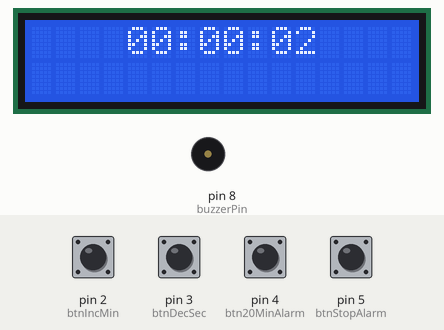
Recording of a sketch running on a simulated Arduino Uno, built with avr-gcc and run on an emulated ATmega328P. Shown: 16×2 character LCD, buzzer (waves = sounding, pin HIGH). The inputs (shaded band) are chosen by the test bench; at power-on: pin 2 (btnIncMin), pin 3 (btnDecSec), pin 4 (btn20MinAlarm), pin 5 (btnStopAlarm) HIGH.

Above: at 8.3 s.
8.4 s: pin 4 (btn20MinAlarm) pulled LOW for 0.15 s
At 9.9 s:
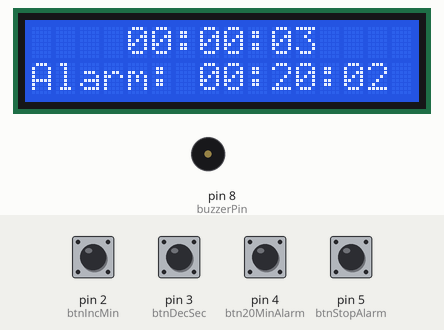
11.5 s: pin 2 (btnIncMin) pulled LOW for 0.15 s
At 14.5 s:
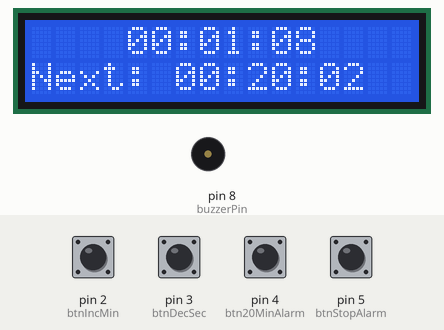
14.6 s: pin 3 (btnDecSec) pulled LOW for 1 s
At 16.5 s:
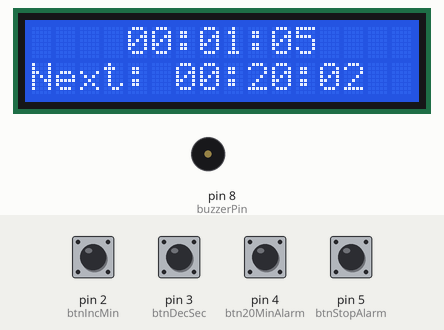
18.6 s: pin 2 (btnIncMin) pulled LOW for 1 s
At 21.2 s:
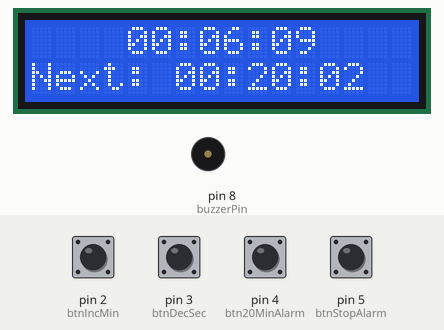
21.9 s: pin 4 (btn20MinAlarm) pulled LOW for 1 s
At 23.2 s:
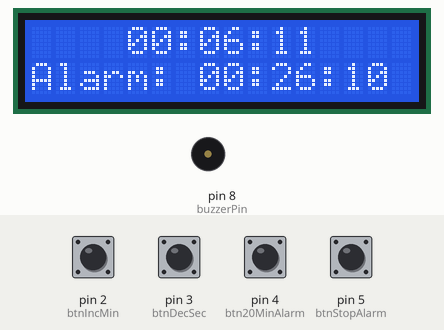
24.4 s: pin 3 (btnDecSec) pulled LOW for 0.15 s
At 25.4 s:
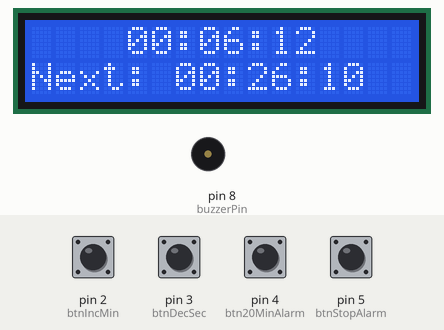
Timing chart, 0 to 27.4 s (numbered marks = the images above; inputs shaded):
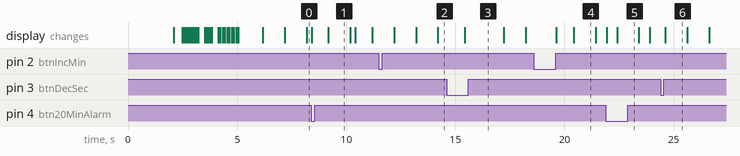

Measured:
- after the input at 8.4 s, the display: first changes at once (image 1 shows a later state)
- after the input at 21.9 s, the display: first changes at once (image 5 shows a later state)
- what the display in image 1 shows lasts 1.0 s, from 9.2 s to 10.2 s

The sketch:

DigitalClockV2.ino
```cpp
#include <Wire.h>
#include <LiquidCrystal_I2C.h>

LiquidCrystal_I2C lcd(0x27, 16, 2);

// Clock time
int hour = 0, minute = 0, second = 0;

// Static alarms
const int NUM_ALARMS = 9;
int alarmHours[NUM_ALARMS]   = {4, 4, 4, 4, 5, 15, 17, 19, 22};
int alarmMinutes[NUM_ALARMS] = {50, 55, 57, 59, 0, 0, 30, 0, 30};
bool staticAlarmTriggered[NUM_ALARMS] = {false};

// Temporary alarm
int tempAlarmHour = -1, tempAlarmMinute = -1, tempAlarmSecond = -1;
bool tempAlarmSet = false;

// Buzzer
const int buzzerPin = 8;
bool buzzerActive = false;
unsigned long buzzerStartMillis = 0;

// Time update
unsigned long previousSecondMillis = 0;
const unsigned long secondInterval = 1000;
String lastDisplayedTime = "";

// Buttons
const int btnIncMin     = 2;
const int btnDecSec     = 3;
const int btn20MinAlarm = 4;  // D4
const int btnStopAlarm  = 5;  // D5

// D5 logic
unsigned long d5PressStart = 0;
bool d5Holding = false;
bool d5DismissedThisHold = false;

// D4 state
bool d4PrevState = HIGH;

// Message system
String messageText = "";
unsigned long messageStartTime = 0;
unsigned long messageDurationMs = 0;

// Function prototypes
String formatDigits(int n);
void showMessageBottom(String msg, unsigned long duration = 2000);

void setup() {
  lcd.begin(16, 2);
  lcd.backlight();

  pinMode(buzzerPin, OUTPUT);
  digitalWrite(buzzerPin, LOW);

  pinMode(btnIncMin,     INPUT_PULLUP);
  pinMode(btnDecSec,     INPUT_PULLUP);
  pinMode(btn20MinAlarm, INPUT_PULLUP);
  pinMode(btnStopAlarm,  INPUT_PULLUP);

  splashScreen();
}

void loop() {
  unsigned long now = millis();

  handleButtons();

  if (now - previousSecondMillis >= secondInterval) {
    previousSecondMillis = now;
    updateTime();
    checkAlarms();
    updateDisplay();
  }

  if (buzzerActive && now - buzzerStartMillis >= 30000) {
    digitalWrite(buzzerPin, LOW);
    buzzerActive = false;
  }

  // Clear bottom message after timeout
  if (millis() - messageStartTime > messageDurationMs && messageText != "") {
    lcd.setCursor(0, 1);
    lcd.print("                ");
    messageText = "";
  }
}

void handleButtons() {
  unsigned long now = millis();

  // +1 minute
  if (digitalRead(btnIncMin) == LOW) {
    minute = (minute + 1) % 60;
    if (minute == 0) hour = (hour + 1) % 24;
    delay(200);
  }

  // -1 second
  if (digitalRead(btnDecSec) == LOW) {
    if (second > 0) second--;
    else {
      second = 59;
      if (minute > 0) minute--;
      else {
        minute = 59;
        hour = (hour > 0 ? hour - 1 : 23);
      }
    }
    delay(200);
  }

  // D5 (Stop alarm or dismiss temp alarm)
  bool d5Pressed = digitalRead(btnStopAlarm) == LOW;
  if (d5Pressed) {
    if (!d5Holding) {
      d5PressStart = now;
      d5Holding = true;
      d5DismissedThisHold = false;
    }

    unsigned long heldTime = now - d5PressStart;
    if (heldTime >= 10000 && !d5DismissedThisHold) {
      if (tempAlarmSet) {
        tempAlarmSet = false;
        digitalWrite(buzzerPin, LOW);
        buzzerActive = false;
        showMessageBottom(" Alarm Dismissed ");
      }
      d5DismissedThisHold = true;
    }
  } else {
    if (d5Holding) {
      unsigned long heldTime = now - d5PressStart;
      d5Holding = false;
      if (heldTime < 10000) {
        if (buzzerActive) {
          digitalWrite(buzzerPin, LOW);
          buzzerActive = false;
          showMessageBottom(" Alarm Stopped   ");
        }
      }
    }
  }

  // D4 (Set alarm 20 mins from now)
  bool d4CurrState = digitalRead(btn20MinAlarm);
  if (d4PrevState == HIGH && d4CurrState == LOW) {
    // Button just pressed
    tempAlarmHour = hour;
    tempAlarmMinute = minute;
    tempAlarmSecond = second;

    tempAlarmMinute += 20;
    if (tempAlarmMinute >= 60) {
      tempAlarmMinute -= 60;
      tempAlarmHour = (tempAlarmHour + 1) % 24;
    }

    tempAlarmSet = true;

    showMessageBottom("Alarm: " + formatDigits(tempAlarmHour) + ":" +
                                formatDigits(tempAlarmMinute) + ":" +
                                formatDigits(tempAlarmSecond));
  }
  d4PrevState = d4CurrState;
}

void updateTime() {
  second++;
  if (second >= 60) {
    second = 0;
    minute++;
    if (minute >= 60) {
      minute = 0;
      hour = (hour + 1) % 24;
    }
  }
}

void checkAlarms() {
  for (int i = 0; i < NUM_ALARMS; i++) {
    if (hour == alarmHours[i] && minute == alarmMinutes[i] && second == 0 && !staticAlarmTriggered[i]) {
      triggerAlarm();
      staticAlarmTriggered[i] = true;
    } else if (minute != alarmMinutes[i]) {
      staticAlarmTriggered[i] = false;
    }
  }

  if (tempAlarmSet && hour == tempAlarmHour && minute == tempAlarmMinute && second == tempAlarmSecond) {
    triggerAlarm();
    tempAlarmSet = false;
  }
}

void triggerAlarm() {
  digitalWrite(buzzerPin, HIGH);
  buzzerActive = true;
  buzzerStartMillis = millis();
}

void updateDisplay() {
  String timeStr = formatDigits(hour) + ":" + formatDigits(minute) + ":" + formatDigits(second);
  if (timeStr != lastDisplayedTime) {
    lcd.setCursor(4, 0);
    lcd.print(timeStr);  // <-- YOUR FORMAT
    lastDisplayedTime = timeStr;
  }

  if (tempAlarmSet && !buzzerActive && messageText == "") {
    lcd.setCursor(0, 1);
    lcd.print("Next: " + formatDigits(tempAlarmHour) + ":" +
                      formatDigits(tempAlarmMinute) + ":" +
                      formatDigits(tempAlarmSecond) + " ");
  }
}

String formatDigits(int n) {
  return (n < 10 ? "0" : "") + String(n);
}

void showMessageBottom(String msg, unsigned long duration) {
  messageText = msg;
  messageStartTime = millis();
  messageDurationMs = duration;
  lcd.setCursor(0, 1);
  lcd.print(msg + "                ");
}

void splashScreen() {
  lcd.clear();

  // Step 1: Show "Digital Clock" on top row
  lcd.setCursor(0, 0);
  lcd.print("  Digital Clock");
  delay(2000);
  lcd.clear();

  // Step 2: Type out "  Made By Kayef" with flicker on second row
  String flickerText = "  Made By Kayef";
  lcd.setCursor(0, 1); // Second row
  for (int i = 0; i < flickerText.length(); i++) {
    lcd.print(flickerText[i]);

    // Flicker effect: hide and show character
    delay(50);
    lcd.setCursor(i, 1);
    lcd.print(" ");
    delay(50);
    lcd.setCursor(i, 1);
    lcd.print(flickerText[i]);

    delay(100); // Typing delay
  }

  delay(1000); // Hold splash screen

  // Step 3: Show encouragement message on top row
  lcd.setCursor(0, 0);
  lcd.print(" Start Your Day");
  delay(1000);

  lcd.clear(); // Ready for main loop
}
```
